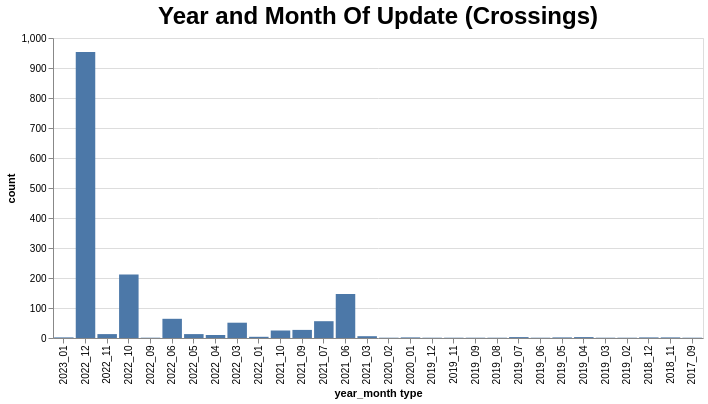

This figure's Vega-Lite source:
### Vega-Lite specification from a JSON file in a GitHub repository (floating-point values rounded to 4 significant figures)
{"config": {"view": {"continuousWidth": 300, "continuousHeight": 300}, "title": {"fontSize": 24}}, "data": {"name": "data-790255cfbf32940a9dbcf333528a2e50"}, "mark": {"type": "bar"}, "encoding": {"tooltip": [{"field": "percent", "type": "nominal"}], "x": {"field": "year_month type", "sort": "-x", "type": "nominal"}, "y": {"field": "count", "type": "quantitative"}}, "height": 300, "params": [{"name": "param_12", "select": {"type": "interval", "encodings": ["x", "y"]}, "bind": "scales"}], "title": "Year and Month Of Update (Crossings)", "width": 650, "$schema": "https://vega.github.io/schema/vega-lite/v5.json", "datasets": {"data-790255cfbf32940a9dbcf333528a2e50": [{"year_month type": "2022_12", "count": 953, "percent": "59.3%"}, {"year_month type": "2022_10", "count": 212, "percent": "13.19%"}, {"year_month type": "2021_06", "count": 147, "percent": "9.15%"}, {"year_month type": "2022_06", "count": 64, "percent": "3.98%"}, {"year_month type": "2021_07", "count": 56, "percent": "3.48%"}, {"year_month type": "2022_03", "count": 51, "percent": "3.17%"}, {"year_month type": "2021_09", "count": 27, "percent": "1.68%"}, {"year_month type": "2021_10", "count": 25, "percent": "1.56%"}, {"year_month type": "2022_05", "count": 13, "percent": "0.81%"}, {"year_month type": "2022_11", "count": 13, "percent": "0.81%"}, {"year_month type": "2022_04", "count": 10, "percent": "0.62%"}, {"year_month type": "2021_03", "count": 6, "percent": "0.37%"}, {"year_month type": "2022_01", "count": 4, "percent": "0.25%"}, {"year_month type": "2019_04", "count": 3, "percent": "0.19%"}, {"year_month type": "2019_07", "count": 3, "percent": "0.19%"}, {"year_month type": "2019_05", "count": 2, "percent": "0.12%"}, {"year_month type": "2018_12", "count": 2, "percent": "0.12%"}, {"year_month type": "2023_01", "count": 2, "percent": "0.12%"}, {"year_month type": "2020_01", "count": 2, "percent": "0.12%"}, {"year_month type": "2018_11", "count": 2, "percent": "0.12%"}, {"year_month type": "2020_02", "count": 1, "percent": "0.06%"}, {"year_month type": "2019_12", "count": 1, "percent": "0.06%"}, {"year_month type": "2019_11", "count": 1, "percent": "0.06%"}, {"year_month type": "2019_09", "count": 1, "percent": "0.06%"}, {"year_month type": "2019_08", "count": 1, "percent": "0.06%"}, {"year_month type": "2019_06", "count": 1, "percent": "0.06%"}, {"year_month type": "2022_09", "count": 1, "percent": "0.06%"}, {"year_month type": "2019_03", "count": 1, "percent": "0.06%"}, {"year_month type": "2019_02", "count": 1, "percent": "0.06%"}, {"year_month type": "2017_09", "count": 1, "percent": "0.06%"}]}}
